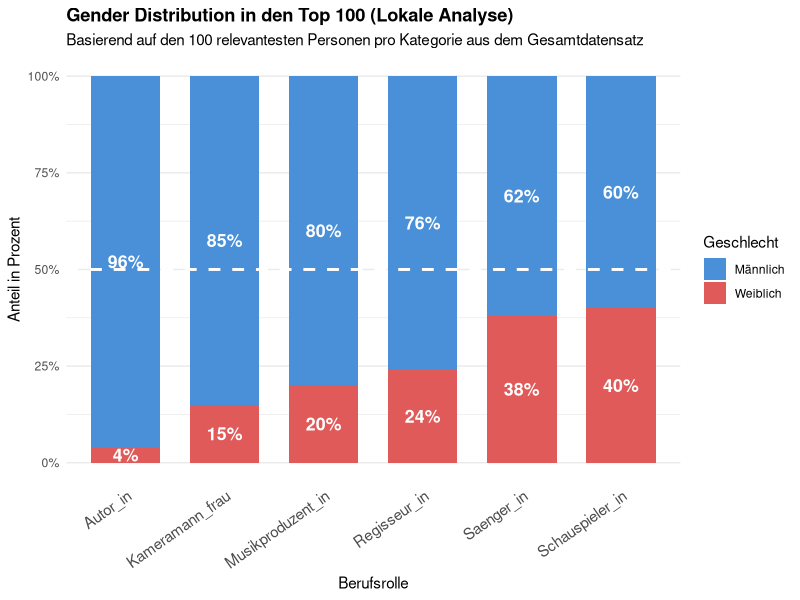

Recreate this plot in R.
# ==============================================================================
# PROJEKT: Gender Bias - Top 100 Repräsentations-Analyse (LOKALE VERSION)
# Methode: Nutzt vorhandene CSV-Daten statt neuer Wikidata-Abfragen
# Stand: 05.05.2026
# ==============================================================================

library(dplyr)
library(ggplot2)
library(scales)

# 1. Daten aus Skript 1 laden
if (file.exists("data/raw_gender_bias_data.csv")) {
  raw_data <- read.csv("data/raw_gender_bias_data.csv")
  cat("Daten erfolgreich geladen. Verarbeite", nrow(raw_data), "Einträge...\n")
} else {
  stop("FEHLER: Die Datei 'data/raw_gender_bias_data.csv' wurde nicht gefunden!")
}

# 2. Top 100 pro Kategorie aus dem lokalen Pool ermitteln
top100_lokal <- raw_data %>%
  group_by(role) %>%
  # Sortiere alle (Männer & Frauen gemischt) nach globaler Relevanz (Sitelinks)
  arrange(desc(sitelinks)) %>%
  # Nimm die obersten 100 Plätze
  slice_head(n = 100) %>%
  # Zähle, wie viele Männer und Frauen in diesen Top 100 gelandet sind
  count(role, geschlecht) %>%
  # Prozente berechnen
  mutate(prozent = n / sum(n)) %>%
  ungroup()

# 3. Speichern der Ergebnisse
write.csv(top100_lokal, "data/top100_gender_distribution_lokal.csv", row.names = FALSE)

# 4. Visualisierung (Die 100% Stacked Bar Chart)
plot_top100 <- ggplot(top100_lokal, aes(x = role, y = n, fill = geschlecht)) +
  geom_col(position = "fill", width = 0.7) +
  # Exakte Prozent-Labels einfügen
  geom_text(aes(label = paste0(round(prozent * 100), "%")), 
            position = position_fill(vjust = 0.5), 
            color = "white", 
            fontface = "bold", 
            size = 4.5) +
  # Die 50% Paritäts-Linie
  geom_hline(yintercept = 0.5, linetype = "dashed", color = "white", linewidth = 1) +
  scale_y_continuous(labels = scales::percent) +
  scale_fill_manual(values = c("Weiblich" = "#E05A5A", "Männlich" = "#4A90D9")) +
  labs(title = "Gender Distribution in den Top 100 (Lokale Analyse)",
       subtitle = "Basierend auf den 100 relevantesten Personen pro Kategorie aus dem Gesamtdatensatz",
       y = "Anteil in Prozent", x = "Berufsrolle",
       fill = "Geschlecht") +
  theme_minimal() +
  theme(axis.text.x = element_text(angle = 35, hjust = 1, size = 11),
        panel.grid.major.x = element_blank(),
        plot.title = element_text(face = "bold"))

# Grafik speichern
ggsave("visualisierung_top100_LOKAL_FINAL.png", plot_top100, width = 12, height = 7)

cat("\nERFOLG! Alle 6 Rollen wurden verarbeitet.\n")
cat("Die Datei 'visualisierung_top100_LOKAL_FINAL.png' wurde erstellt.")
